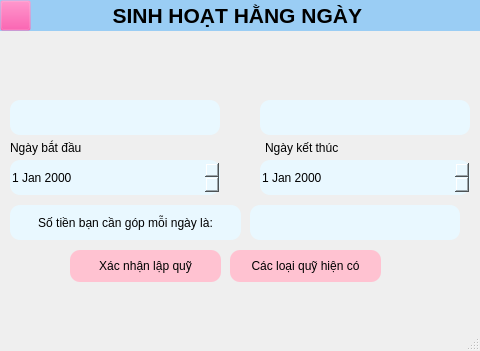
<?xml version="1.0" encoding="UTF-8"?>
<ui version="4.0">
 <class>SinhHoatHangNgay</class>
 <widget class="QMainWindow" name="SinhHoatHangNgay">
  <property name="geometry">
   <rect>
    <x>0</x>
    <y>0</y>
    <width>480</width>
    <height>351</height>
   </rect>
  </property>
  <property name="windowTitle">
   <string>Muc_tieu_tai_chinh_SinhHoatHangNgay</string>
  </property>
  <widget class="QWidget" name="centralwidget">
   <widget class="QDateEdit" name="txtNgayKetThuc">
    <property name="geometry">
     <rect>
      <x>260</x>
      <y>160</y>
      <width>210</width>
      <height>35</height>
     </rect>
    </property>
    <property name="styleSheet">
     <string notr="true">background-color:#e9f8ff;
border-radius:10px</string>
    </property>
   </widget>
   <widget class="QLineEdit" name="txtSoTienCanGop">
    <property name="geometry">
     <rect>
      <x>250</x>
      <y>205</y>
      <width>210</width>
      <height>35</height>
     </rect>
    </property>
    <property name="styleSheet">
     <string notr="true">border-radius:10px;
background-color:#e9f8ff
</string>
    </property>
   </widget>
   <widget class="QPushButton" name="btnTinhTien">
    <property name="geometry">
     <rect>
      <x>10</x>
      <y>205</y>
      <width>231</width>
      <height>35</height>
     </rect>
    </property>
    <property name="styleSheet">
     <string notr="true">background-color:#e9f8ff;
border-radius:10px</string>
    </property>
    <property name="text">
     <string>Số tiền bạn cần góp mỗi ngày là:</string>
    </property>
    <property name="icon">
     <iconset>
      <normaloff>../ic_calculator.png</normaloff>../ic_calculator.png</iconset>
    </property>
   </widget>
   <widget class="QLabel" name="label">
    <property name="geometry">
     <rect>
      <x>0</x>
      <y>0</y>
      <width>480</width>
      <height>31</height>
     </rect>
    </property>
    <property name="font">
     <font>
      <pointsize>16</pointsize>
      <weight>75</weight>
      <bold>true</bold>
     </font>
    </property>
    <property name="styleSheet">
     <string notr="true">background-color: rgb(154, 205, 244);</string>
    </property>
    <property name="text">
     <string>SINH HOẠT HẰNG NGÀY </string>
    </property>
    <property name="alignment">
     <set>Qt::AlignCenter</set>
    </property>
   </widget>
   <widget class="QLabel" name="label_2">
    <property name="geometry">
     <rect>
      <x>10</x>
      <y>40</y>
      <width>461</width>
      <height>51</height>
     </rect>
    </property>
    <property name="styleSheet">
     <string notr="true">border-radius: 10px</string>
    </property>
    <property name="text">
     <string/>
    </property>
    <property name="pixmap">
     <pixmap>../ic_nen1.png</pixmap>
    </property>
   </widget>
   <widget class="QLineEdit" name="txtSoTienMucTieu">
    <property name="geometry">
     <rect>
      <x>260</x>
      <y>100</y>
      <width>210</width>
      <height>35</height>
     </rect>
    </property>
    <property name="styleSheet">
     <string notr="true">border-radius:10px;
background-color:#e9f8ff
</string>
    </property>
   </widget>
   <widget class="QPushButton" name="btnXacNhan">
    <property name="geometry">
     <rect>
      <x>70</x>
      <y>250</y>
      <width>151</width>
      <height>32</height>
     </rect>
    </property>
    <property name="styleSheet">
     <string notr="true">background-color: rgb(255, 194, 209);
border-radius:10px</string>
    </property>
    <property name="text">
     <string>Xác nhận lập quỹ</string>
    </property>
   </widget>
   <widget class="QDateEdit" name="txtNgayBatDau">
    <property name="geometry">
     <rect>
      <x>10</x>
      <y>160</y>
      <width>210</width>
      <height>35</height>
     </rect>
    </property>
    <property name="styleSheet">
     <string notr="true">background-color:#e9f8ff;
border-radius:10px</string>
    </property>
   </widget>
   <widget class="QLabel" name="label_3">
    <property name="geometry">
     <rect>
      <x>10</x>
      <y>140</y>
      <width>141</width>
      <height>16</height>
     </rect>
    </property>
    <property name="text">
     <string>Ngày bắt đầu </string>
    </property>
   </widget>
   <widget class="QLineEdit" name="txtTenQuy">
    <property name="geometry">
     <rect>
      <x>10</x>
      <y>100</y>
      <width>210</width>
      <height>35</height>
     </rect>
    </property>
    <property name="styleSheet">
     <string notr="true">border-radius:10px;
background-color: #e9f8ff</string>
    </property>
   </widget>
   <widget class="QLabel" name="label_4">
    <property name="geometry">
     <rect>
      <x>265</x>
      <y>140</y>
      <width>111</width>
      <height>16</height>
     </rect>
    </property>
    <property name="text">
     <string>Ngày kết thúc</string>
    </property>
   </widget>
   <widget class="QPushButton" name="btnQuayLai">
    <property name="geometry">
     <rect>
      <x>0</x>
      <y>0</y>
      <width>31</width>
      <height>31</height>
     </rect>
    </property>
    <property name="styleSheet">
     <string notr="true">background-color: rgba(245, 40, 145, 0);</string>
    </property>
    <property name="text">
     <string/>
    </property>
    <property name="icon">
     <iconset>
      <normaloff>../ic_arrow.png</normaloff>../ic_arrow.png</iconset>
    </property>
   </widget>
   <widget class="QPushButton" name="btnXemLai">
    <property name="geometry">
     <rect>
      <x>230</x>
      <y>250</y>
      <width>151</width>
      <height>32</height>
     </rect>
    </property>
    <property name="styleSheet">
     <string notr="true">background-color: rgb(255, 194, 209);
border-radius:10px</string>
    </property>
    <property name="text">
     <string>Các loại quỹ hiện có</string>
    </property>
   </widget>
  </widget>
  <widget class="QMenuBar" name="menubar">
   <property name="geometry">
    <rect>
     <x>0</x>
     <y>0</y>
     <width>480</width>
     <height>24</height>
    </rect>
   </property>
  </widget>
  <widget class="QStatusBar" name="statusbar"/>
 </widget>
 <resources/>
 <connections/>
</ui>
